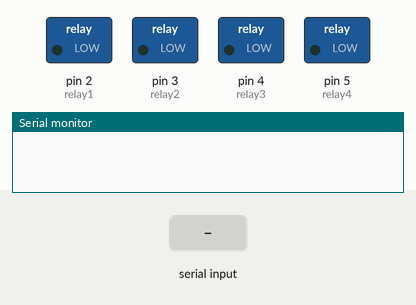
The sketch below on a simulated Arduino Uno, built with avr-gcc and run on an emulated ATmega328P. Parts: switched loads named in the sketch (green lamp = pin HIGH), the last lines printed to the serial monitor. The inputs (shaded band) are chosen by the test bench.

Above: at 1.2 s.
1.3 s: "F" received over Serial
At 2.4 s:
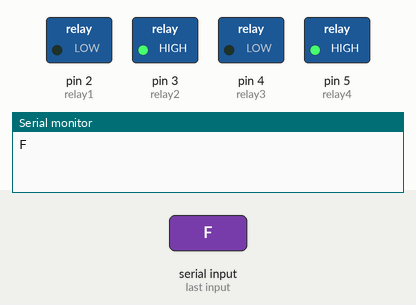
2.8 s: "B" received over Serial
At 3.6 s:
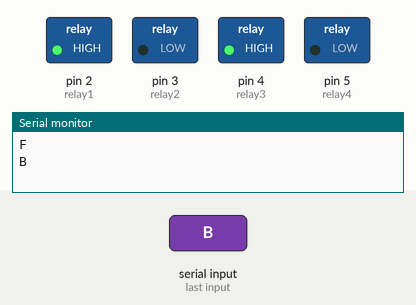
4.3 s: "R" received over Serial
At 4.7 s:
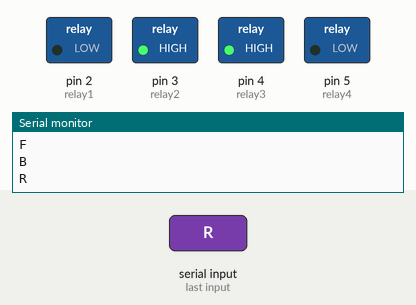
5.8 s: "I" received over Serial
At 7.0 s:
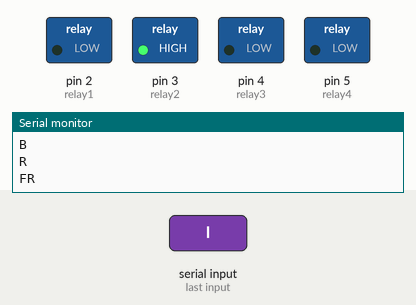
7.3 s: "J" received over Serial
At 8.2 s:
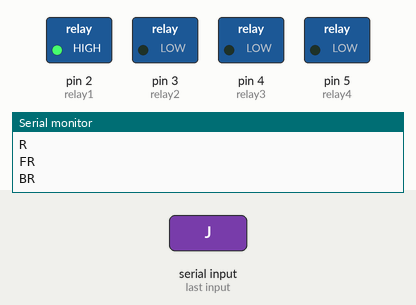
8.8 s: "L" received over Serial
At 9.3 s:
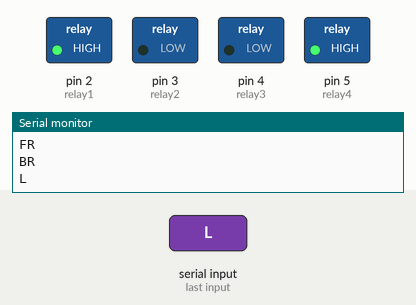
Timing chart, 0 to 11.3 s (numbered marks = the images above; inputs shaded):
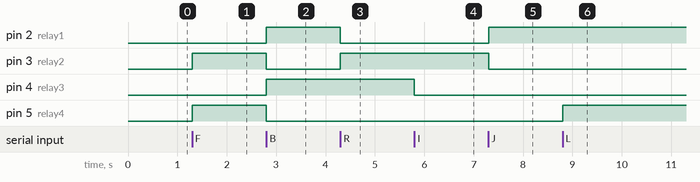

Measured:
- after the input at 1.3 s, pin 3 (relay2), pin 5 (relay4): LOW → HIGH at once
- after the input at 2.8 s, pin 2 (relay1), pin 4 (relay3): LOW → HIGH at once; pin 3 (relay2), pin 5 (relay4): HIGH → LOW at once
- after the input at 4.3 s, pin 2 (relay1): HIGH → LOW at once; pin 3 (relay2): LOW → HIGH at once
- after the input at 5.8 s, pin 4 (relay3): HIGH → LOW at once
- after the input at 7.3 s, pin 2 (relay1): LOW → HIGH at once; pin 3 (relay2): HIGH → LOW at once
- after the input at 8.8 s, pin 5 (relay4): LOW → HIGH at once

The sketch:

sketch_oct28a.ino
```cpp
int relay1 = 2;     //motor1
int relay2 = 3;    //motor1
int relay3 = 4;   //motor2
int relay4 = 5;   //motor2
// int Speed1 = 9; //speed
// int Speed2 = 10; //speed

char bt = 0;
void setup()
{
  Serial.begin(9600);
  pinMode(relay1, OUTPUT);
  pinMode(relay2, OUTPUT);
  pinMode(relay3, OUTPUT);
  pinMode(relay4, OUTPUT);
}
void loop()
{
  if (Serial.available() > 0)
  {
    bt = Serial.read();
    /*______________________________________________________________________*/
    if (bt == 'F')       //move forwards
    {
      Serial.print("F\n");
      digitalWrite(relay1, LOW);
      digitalWrite(relay2, HIGH);
      digitalWrite(relay3, LOW);
      digitalWrite(relay4, HIGH);
    }
    else if (bt == 'B')       //move backwards
    {
      Serial.print("B\n");
      digitalWrite(relay1, HIGH);
      digitalWrite(relay2, LOW);
      digitalWrite(relay3, HIGH);
      digitalWrite(relay4, LOW);
    }
    else if (bt == 'S')     //stop!!
    {
      Serial.print("S\n");
      digitalWrite(relay1, LOW);
      digitalWrite(relay2, LOW);
      digitalWrite(relay3, LOW);
      digitalWrite(relay4, LOW);
    }
    else if (bt == 'R')    //right
    {
      Serial.print("R\n");
      digitalWrite(relay1, LOW);
      digitalWrite(relay2, HIGH);
      digitalWrite(relay3, HIGH);
      digitalWrite(relay4, LOW);
    }
    else if (bt == 'I')       //move FORWARD RIGHT
    {
      Serial.print("FR\n");
      digitalWrite(relay1, LOW);
      digitalWrite(relay2, HIGH);
      digitalWrite(relay3, LOW);
      digitalWrite(relay4, LOW);
    }
    else if (bt == 'J')       //move BACKWARD RIGHT
    {
      Serial.print("BR\n");
      digitalWrite(relay1, HIGH);
      digitalWrite(relay2, LOW );
      digitalWrite(relay3, LOW);
      digitalWrite(relay4, LOW);
    }
    else if (bt == 'L')     //left
    {
      Serial.print("L\n");
      digitalWrite(relay1, HIGH);
      digitalWrite(relay2, LOW);
      digitalWrite(relay3, LOW);
      digitalWrite(relay4, HIGH);
    }
    else if (bt == 'G')       //move FORWARD LEFT
    {
      Serial.print("FL\n");
      digitalWrite(relay1, LOW);
      digitalWrite(relay2, LOW);
      digitalWrite(relay3, LOW);
      digitalWrite(relay4, HIGH);
    }
    else if (bt == 'H')       //move BACKWARD LEFT
    {
      Serial.print("BL\n");
      digitalWrite(relay1, LOW);
      digitalWrite(relay2, LOW);
      digitalWrite(relay3, HIGH);
      digitalWrite(relay4, LOW);
    }
  }
}
```
